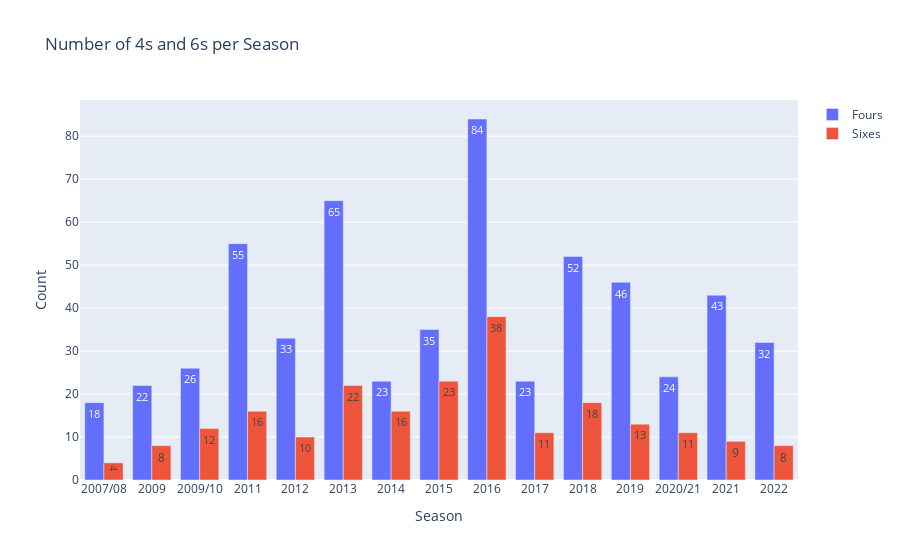

Here is the notebook cell this chart was saved with:
### Code cell
fig = go.Figure(data = [
    go.Bar(name="Fours", x=vk_boundaries["Season"], y=vk_boundaries["Fours"], text=vk_boundaries["Fours"], textposition="inside"),
    go.Bar(name="Sixes", x=vk_boundaries["Season"], y=vk_boundaries["Sixes"], text=vk_boundaries["Sixes"], textposition="inside")
]
)

fig.update_layout(
    barmode="group",
    title="Number of 4s and 6s per Season",
    xaxis_title="Season",
    yaxis_title="Count"
)

fig.show()

### Figure 1 — Plotly figure (JSON) as saved in the notebook; plotly's stock layout.template omitted (floating-point values rounded to 4 significant figures)
{"data": [{"name": "Fours", "text": [18, 22, 26, 55, 33, 65, 23, 35, 84, 23, 52, 46, 24, 43, 32], "textposition": "inside", "type": "bar", "x": ["2007/08", "2009", "2009/10", "2011", "2012", "2013", "2014", "2015", "2016", "2017", "2018", "2019", "2020/21", "2021", "2022"], "y": [18, 22, 26, 55, 33, 65, 23, 35, 84, 23, 52, 46, 24, 43, 32]}, {"name": "Sixes", "text": [4, 8, 12, 16, 10, 22, 16, 23, 38, 11, 18, 13, 11, 9, 8], "textposition": "inside", "type": "bar", "x": ["2007/08", "2009", "2009/10", "2011", "2012", "2013", "2014", "2015", "2016", "2017", "2018", "2019", "2020/21", "2021", "2022"], "y": [4, 8, 12, 16, 10, 22, 16, 23, 38, 11, 18, 13, 11, 9, 8]}], "layout": {"barmode": "group", "title": {"text": "Number of 4s and 6s per Season"}, "xaxis": {"title": {"text": "Season"}}, "yaxis": {"title": {"text": "Count"}}}}
